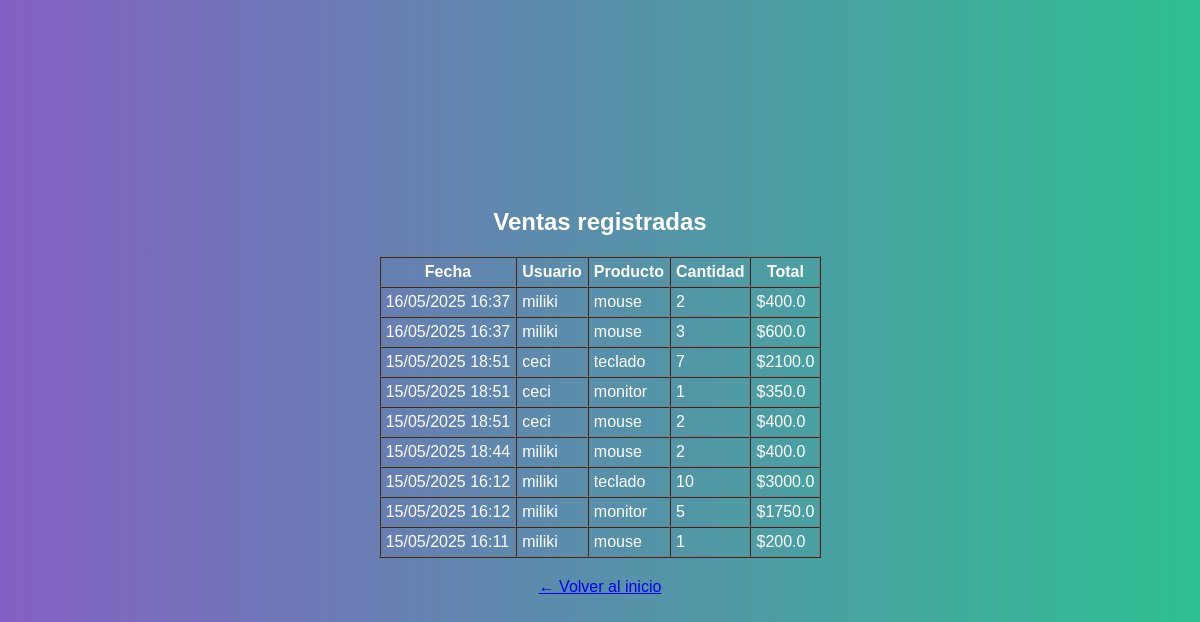
The app's page /ventas (signed in), older data.
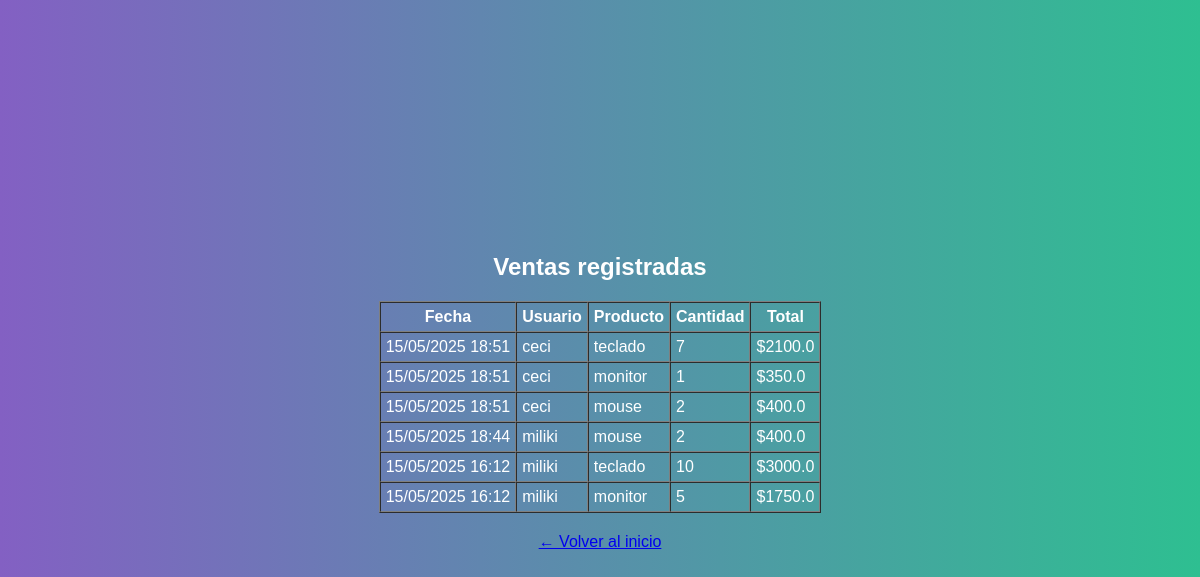
The same page, newer data.
### app/models.py (models this page shows, shortened)
class Venta(db.Model):
    id = db.Column(db.Integer, primary_key=True)
    producto_id = db.Column(db.Integer, db.ForeignKey('producto.id'), nullable=False)
    usuario_id = db.Column(db.Integer, db.ForeignKey('user.id'), nullable=False)
    cantidad = db.Column(db.Integer, nullable=False)
    total = db.Column(db.Float, nullable=False)
    fecha = db.Column(db.DateTime, default=datetime.utcnow)

class User(UserMixin, db.Model):
    id = db.Column(db.Integer, primary_key=True)
    username = db.Column(db.String(100), nullable=False, unique=True)
    email = db.Column(db.String(150), nullable=False, unique=True)
    password = db.Column(db.String(200), nullable=False)
    role = db.Column(db.String(10), nullable=False, default='user')  # user o admin
    ventas = db.relationship('Venta', backref='usuario', lazy=True)

class Producto(db.Model):
    id = db.Column(db.Integer, primary_key=True)
    nombre = db.Column(db.String(100), nullable=False)
    descripcion = db.Column(db.String(200))
    precio = db.Column(db.Float, nullable=False)
    costo_proveedor = db.Column(db.Float, nullable=False)
    stock = db.Column(db.Integer, nullable=False)
    stock_maximo = db.Column(db.Integer, nullable=False)
    proveedor_id = db.Column(db.Integer, db.ForeignKey('proveedor.id'), nullable=False)
    ventas = db.relationship('Venta', backref='producto', lazy=True)

### app/routes.py (the view)
@main.route('/ventas')
@login_required
def listar_ventas():
    if current_user.role != 'admin':
        flash('Acceso denegado')
        return redirect(url_for('main.dashboard'))
    ventas = Venta.query.order_by(Venta.fecha.desc()).all()
    return render_template('listar_ventas.html', ventas=ventas)

### app/templates/listar_ventas.html (shortened to what this page needs)
{% extends 'base.html' %}
{% block content %}
<h2>Ventas registradas</h2>
{% if ventas %}
  <table border="1" cellpadding="5" cellspacing="0">
    <thead>
      <tr>
        <th>Fecha</th>
        <th>Usuario</th>
        <th>Producto</th>
        <th>Cantidad</th>
        <th>Total</th>
      </tr>
    </thead>
    <tbody>
      {% for venta in ventas %}
      <tr>
        <td>{{ venta.fecha.strftime('%d/%m/%Y %H:%M') }}</td>
        <td>{{ venta.usuario.username }}</td>
        <td>{{ venta.producto.nombre }}</td>
        <td>{{ venta.cantidad }}</td>
        <td>${{ venta.total }}</td>
      </tr>
      {% endfor %}
    </tbody>
  </table>
{% else %}
  <p>No se han registrado ventas aún.</p>
{% endif %}
<p style="text-align: center; margin-top: 20px;">
  <a href="{{ url_for('main.dashboard') }}">← Volver al inicio</a>
</p>
{% endblock %}

Row changes from the older to the newer data that the page shows:
removed Venta: fecha "16/05/2025 16:37", usuario.username "miliki", producto.nombre "mouse", cantidad "2", total "400.0"
removed Venta: fecha "16/05/2025 16:37", usuario.username "miliki", producto.nombre "mouse", cantidad "3", total "600.0"
removed Venta: fecha "15/05/2025 16:11", usuario.username "miliki", producto.nombre "mouse", cantidad "1", total "200.0"
